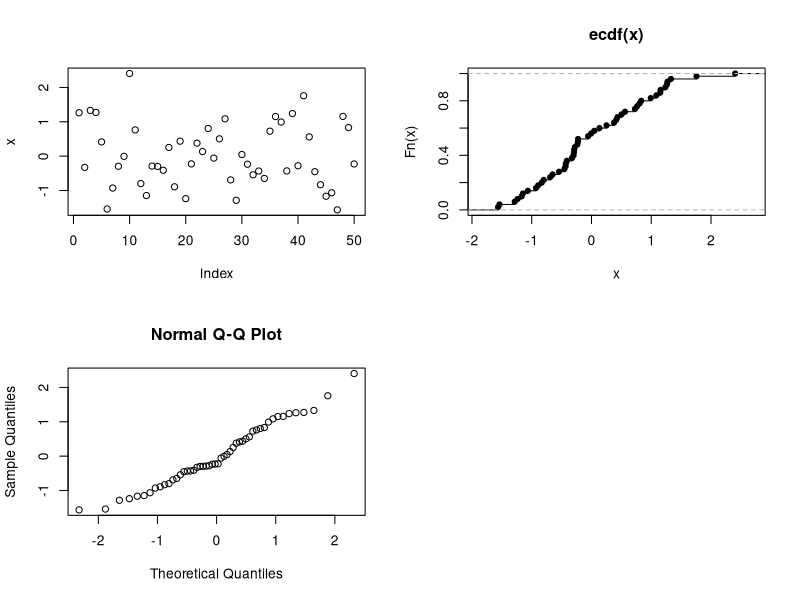
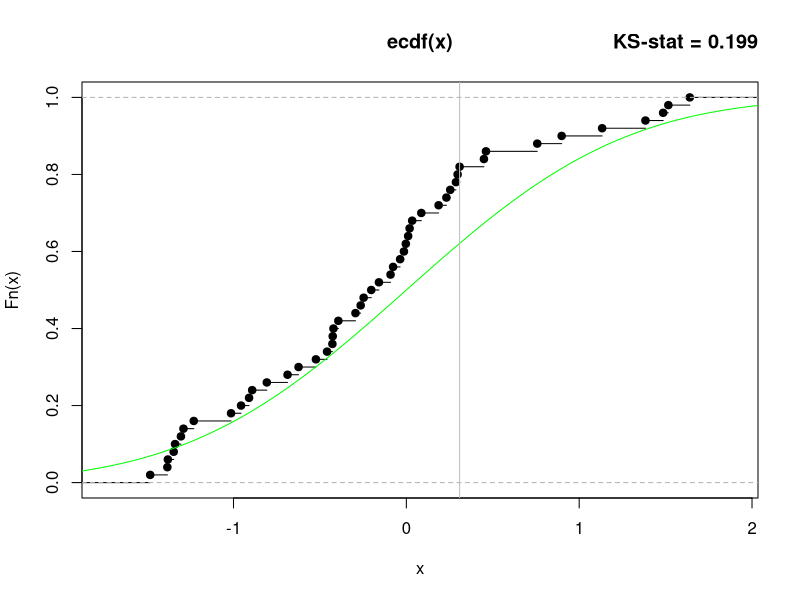

Recreate these plots in R, in order.
#RProject8_2_ks_test.r
set.seed(0)

par(mfcol=c(2,2))

#   2x2 Panel of Plots

#  Generate random sample from N(0,1) distribution
# 
x=rnorm(50)

# 1.1 Index plot of sample
plot(x)

# 1.2 Normal QQ Plot of sample
qqnorm(x)

# 1.3 Empirical CDF of sample

plot.ecdf(x)

# 1.4 Theoretical and empirical CDF together
par(mfcol=c(1,1))
x=rt(50,df=15)
plot.ecdf(x) 

x.grid=seq(-3,3,.001)
x.grid.pnorm<-pnorm(x.grid)
lines(x.grid,x.grid.pnorm,col='green',type="l")

# Compute Kolmogorov Smirnov Test Statistic
x.ecdf<-ecdf(x)
x.ecdf(x)
KSstat=max(abs(x.ecdf(x)-pnorm(x)))
x.KSstat=x[KSstat==abs(x.ecdf(x)-pnorm(x))]
abline(v=x.KSstat, col='gray')
title(paste("KS-stat = ",as.character(round(KSstat,digits=3)),sep=""),adj=1)

# 2.  Apply R function ks.test() to sample
ks.test(x, y="pnorm")
